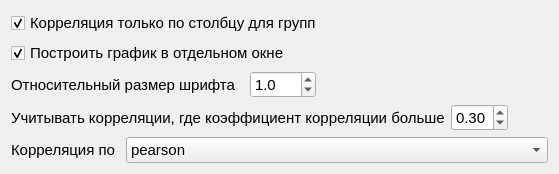
                <widget class="QWidget" name="tab_14">
                 <attribute name="title">
                  <string>Корреляция одного параметра</string>
                 </attribute>
                 <layout class="QGridLayout" name="gridLayout_14">
                  <item row="6" column="0">
                   <layout class="QHBoxLayout" name="horizontalLayout_164">
                    <property name="spacing">
                     <number>10</number>
                    </property>
                    <item>
                     <widget class="QLabel" name="lb_sd_or_minmax_8">
                      <property name="sizePolicy">
                       <sizepolicy hsizetype="Fixed" vsizetype="Fixed">
                        <horstretch>0</horstretch>
                        <verstretch>0</verstretch>
                       </sizepolicy>
                      </property>
                      <property name="font">
                       <font>
                        <pointsize>11</pointsize>
                       </font>
                      </property>
                      <property name="text">
                       <string>Корреляция по</string>
                      </property>
                     </widget>
                    </item>
                    <item>
                     <widget class="QComboBox" name="comboBox_correlation_one_parameter">
                      <property name="sizePolicy">
                       <sizepolicy hsizetype="Expanding" vsizetype="Fixed">
                        <horstretch>0</horstretch>
                        <verstretch>0</verstretch>
                       </sizepolicy>
                      </property>
                      <property name="font">
                       <font>
                        <pointsize>11</pointsize>
                       </font>
                      </property>
                      <item>
                       <property name="text">
                        <string>pearson</string>
                       </property>
                      </item>
                      <item>
                       <property name="text">
                        <string>kendall</string>
                       </property>
                      </item>
                      <item>
                       <property name="text">
                        <string>spearman</string>
                       </property>
                      </item>
                     </widget>
                    </item>
                   </layout>
                  </item>
                  <item row="2" column="0">
                   <layout class="QHBoxLayout" name="horizontalLayout_162">
                    <item>
                     <widget class="QLabel" name="lb_color_pal_box_34">
                      <property name="sizePolicy">
                       <sizepolicy hsizetype="Expanding" vsizetype="Preferred">
                        <horstretch>0</horstretch>
                        <verstretch>0</verstretch>
                       </sizepolicy>
                      </property>
                      <property name="font">
                       <font>
                        <pointsize>11</pointsize>
                       </font>
                      </property>
                      <property name="text">
                       <string>Относительный размер шрифта</string>
                      </property>
                     </widget>
                    </item>
                    <item>
                     <widget class="QDoubleSpinBox" name="doubleSpinBox_size_for_one_correlation">
                      <property name="font">
                       <font>
                        <pointsize>11</pointsize>
                       </font>
                      </property>
                      <property name="decimals">
                       <number>1</number>
                      </property>
                      <property name="minimum">
                       <double>0.100000000000000</double>
                      </property>
                      <property name="singleStep">
                       <double>0.100000000000000</double>
                      </property>
                      <property name="value">
                       <double>1.000000000000000</double>
                      </property>
                     </widget>
                    </item>
                    <item>
                     <spacer name="horizontalSpacer_6">
                      <property name="orientation">
                       <enum>Qt::Horizontal</enum>
                      </property>
                      <property name="sizeHint" stdset="0">
                       <size>
                        <width>60</width>
                        <height>20</height>
                       </size>
                      </property>
                     </spacer>
                    </item>
                   </layout>
                  </item>
                  <item row="5" column="0">
                   <layout class="QHBoxLayout" name="horizontalLayout_163">
                    <item>
                     <widget class="QLabel" name="lb_color_pal_box_35">
                      <property name="sizePolicy">
                       <sizepolicy hsizetype="Expanding" vsizetype="Preferred">
                        <horstretch>0</horstretch>
                        <verstretch>0</verstretch>
                       </sizepolicy>
                      </property>
                      <property name="font">
                       <font>
                        <pointsize>11</pointsize>
                       </font>
                      </property>
                      <property name="text">
                       <string>Учитывать корреляции, где коэффициент корреляции больше</string>
                      </property>
                     </widget>
                    </item>
                    <item>
                     <widget class="QDoubleSpinBox" name="doubleSpinBox_one_correlation">
                      <property name="font">
                       <font>
                        <pointsize>11</pointsize>
                       </font>
                      </property>
                      <property name="decimals">
                       <number>2</number>
                      </property>
                      <property name="minimum">
                       <double>0.000000000000000</double>
                      </property>
                      <property name="maximum">
                       <double>1.000000000000000</double>
                      </property>
                      <property name="singleStep">
                       <double>0.050000000000000</double>
                      </property>
                      <property name="value">
                       <double>0.300000000000000</double>
                      </property>
                     </widget>
                    </item>
                    <item>
                     <spacer name="horizontalSpacer_7">
                      <property name="orientation">
                       <enum>Qt::Horizontal</enum>
                      </property>
                      <property name="sizeHint" stdset="0">
                       <size>
                        <width>40</width>
                        <height>20</height>
                       </size>
                      </property>
                     </spacer>
                    </item>
                   </layout>
                  </item>
                  <item row="0" column="0">
                   <widget class="QCheckBox" name="check_corr_one_parameter_only_one">
                    <property name="font">
                     <font>
                      <pointsize>11</pointsize>
                     </font>
                    </property>
                    <property name="text">
                     <string>Корреляция только по столбцу для групп</string>
                    </property>
                    <property name="checked">
                     <bool>true</bool>
                    </property>
                   </widget>
                  </item>
                  <item row="1" column="0">
                   <widget class="QCheckBox" name="check_corr_one_parameter_plot_sep_wind">
                    <property name="font">
                     <font>
                      <pointsize>11</pointsize>
                     </font>
                    </property>
                    <property name="text">
                     <string>Построить график в отдельном окне</string>
                    </property>
                    <property name="checked">
                     <bool>true</bool>
                    </property>
                   </widget>
                  </item>
                 </layout>
                </widget>
